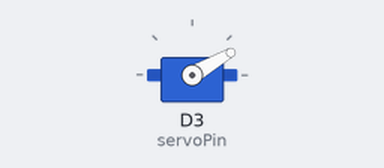
This sketch was run on a simulated ESP8266 (NodeMCU). Parts: servo.

Above: at 0.05 s.
At 10.0 s:
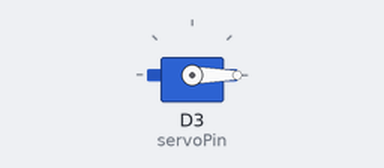
Timing chart, 0 to 13.0 s (numbered marks = the images above):
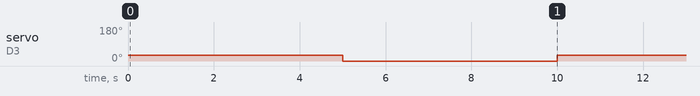

The sketch:

servoTest.ino
```cpp
#include <Servo.h>

Servo servoMotor;  // Create a servo object

const int servoPin = D3;  // Pin D3 on NodeMCU

void setup() {
  servoMotor.attach(servoPin);  // Attaching the servo to the specified pin
}

void loop() {
  moveServo(30);   // Move servo to 90 degrees
  delay(5000);     // Wait for 5 seconds
  moveServo(0);    // Move servo back to 0 degrees
  delay(5000);     // Wait for 5 seconds
}

void moveServo(int degrees) {
  int pos = map(degrees, 0, 180, 0, 180);  // Map the angle to servo position
  servoMotor.write(pos);                   // Move the servo to the desired position
}
```

Measured:
- by itself, servo on D3 (servoPin): alternates 30° for 5.0 s and 0° for 5.0 s
